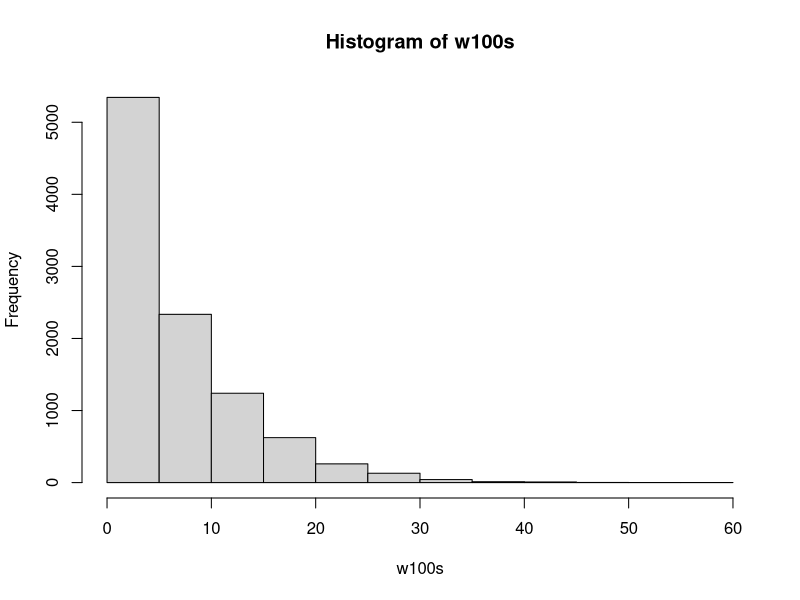
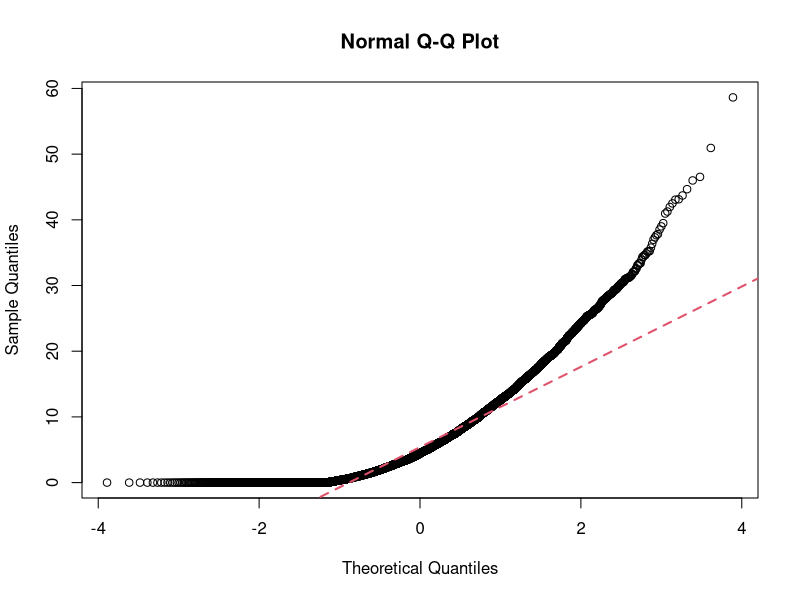

Source code (R) for these figures, in order: (Note: a time limit stopped this script after it produced the figures.)
###PART C###
queue <- function(lambda, mu, N, customer) {
  queueTimes <- matrix(0, N)
  
  for (i in 1:N) {
    waits <- matrix(0,customer,1)
    arrivals <-rexp(customer,rate=lambda)
    services <- rexp(customer,rate=mu)
    
    for (j in 2:customer) {
      waits[j,] <- max(0,(waits[j-1,] + services[j-1] - arrivals[j]))
    }
    
    queueTimes[i] <- waits[customer,]
  }
  
  return(queueTimes)
}


###PART D###
###MEAN, VARIANCE, AND CI FUNCTION###
meanvar <- function (results, N) {
  
  mean <- sum(results)/N
  variances <- matrix(0,N,1)
  for (i in 1:N) {
    variances[i] <- (results[i] - mean)^2
  }
  var <- (1/N)*sum(variances)
  
  sd <- sqrt(var)
  error <- qnorm(.95)*sd/sqrt(N)
  left <- mean - error
  right <- mean + error
  
  totals <- cbind(mean, var, error, left, right)
  
  return(totals)
}

##calculate P(W2 = 0) for N = 100##
sample <- queue(.9,1,100,2)
results <- NULL
for (i in 1:100) {
  if (sample[i,] == 0) {
    results[i] = 1
  } else if (sample[i,] > 0) {
    results[i] = 0
  }
}

summary <- meanvar(results,100)

##calculate P(W2 = 0) for N = 1000##
sample2 <- queue(.9,1,1000,2)
results2 <- NULL
for (i in 1:1000) {
  if (sample2[i,] == 0) {
    results2[i] = 1
  } else if (sample2[i,] > 0) {
    results2[i] = 0
  }
}

summary2 <- meanvar(results2,1000)

##calculate P(W2 = 0) for N = 10000##
sample3 <- queue(.9,1,10000,2)
results3 <- NULL
for (i in 1:10000) {
  if (sample3[i,] == 0) {
    results3[i] = 1
  } else if (sample3[i,] > 0) {
    results3[i] = 0
  }
}

summary3 <- meanvar(results3,10000)

##calculate P(W100 = 0) for N = 100##
sample4 <- queue(.9,1,100,100)
results4 <- NULL
for (i in 1:100) {
  if (sample4[i,] <= 0) {
    results4[i] = 1
  } else if (sample4[i,] > 0) {
    results4[i] = 0
  }
}

summary4 <- meanvar(results4,100)

##calculate P(W100 = 0) for N = 1000##
sample5 <- queue(.9,1,1000,100)
results5 <- NULL
for (i in 1:1000) {
  if (sample5[i,] <= 0) {
    results5[i] = 1
  } else if (sample5[i,] > 0) {
    results5[i] = 0
  }
}

summary5 <- meanvar(results5,1000)

##calculate P(W100 = 0) for N = 10000##
sample6 <- queue(.9,1,10000,100)
results6 <- NULL
for (i in 1:10000) {
  if (sample6[i,] <= 0) {
    results6[i] = 1
  } else if (sample6[i,] > 0) {
    results6[i] = 0
  }
}

summary6 <- meanvar(results6,10000)

###PART E###
w100s <- queue(.9,1,10000,100)

#histogram of 10,000 simulations of W100#
w100hist <-hist(w100s)

#qqplot of 10,000 simulations of W100#
w100qq <- qqnorm(w100s)
w100qq <- qqline(w100s,col = 2,lwd=2,lty=2)

##PART F##
m <- NULL
for (i in 1:10000) {
  w100 <- queue(.9,1,1000,100)
  m[i] <- sum(w100)/1000
}

mhist <- hist(m)
mqq <- qqnorm(m)
mqq <- qqline(m,col = 2,lwd=2,lty=2)
